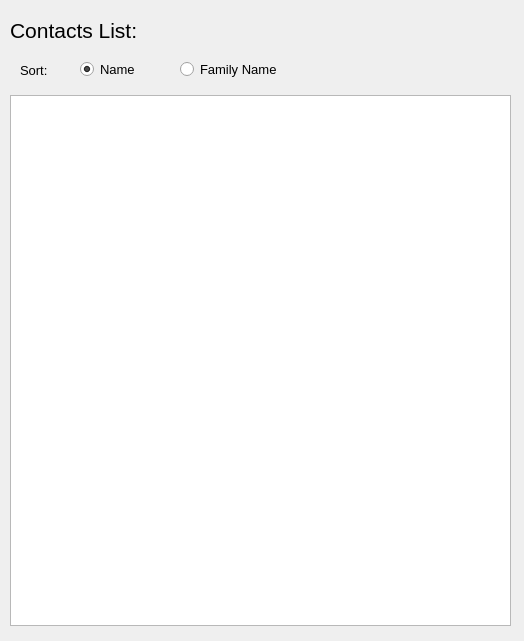
<?xml version="1.0" encoding="UTF-8"?>
<ui version="4.0">
 <class>List</class>
 <widget class="QDialog" name="List">
  <property name="geometry">
   <rect>
    <x>0</x>
    <y>0</y>
    <width>524</width>
    <height>641</height>
   </rect>
  </property>
  <property name="windowTitle">
   <string>Dialog</string>
  </property>
  <widget class="QTextBrowser" name="textBrowser">
   <property name="geometry">
    <rect>
     <x>10</x>
     <y>95</y>
     <width>501</width>
     <height>531</height>
    </rect>
   </property>
  </widget>
  <widget class="QLabel" name="label">
   <property name="geometry">
    <rect>
     <x>10</x>
     <y>10</y>
     <width>400</width>
     <height>41</height>
    </rect>
   </property>
   <property name="font">
    <font>
     <pointsize>16</pointsize>
    </font>
   </property>
   <property name="text">
    <string>Contacts List:</string>
   </property>
  </widget>
  <widget class="QRadioButton" name="radioButton_Family">
   <property name="geometry">
    <rect>
     <x>180</x>
     <y>60</y>
     <width>121</width>
     <height>19</height>
    </rect>
   </property>
   <property name="font">
    <font>
     <pointsize>10</pointsize>
    </font>
   </property>
   <property name="text">
    <string>Family Name</string>
   </property>
  </widget>
  <widget class="QRadioButton" name="radioButton_name">
   <property name="geometry">
    <rect>
     <x>80</x>
     <y>60</y>
     <width>88</width>
     <height>19</height>
    </rect>
   </property>
   <property name="font">
    <font>
     <pointsize>10</pointsize>
    </font>
   </property>
   <property name="text">
    <string>Name</string>
   </property>
   <property name="checked">
    <bool>true</bool>
   </property>
  </widget>
  <widget class="QLabel" name="label_2">
   <property name="geometry">
    <rect>
     <x>20</x>
     <y>50</y>
     <width>71</width>
     <height>41</height>
    </rect>
   </property>
   <property name="font">
    <font>
     <pointsize>10</pointsize>
    </font>
   </property>
   <property name="text">
    <string>Sort:</string>
   </property>
  </widget>
 </widget>
 <tabstops>
  <tabstop>radioButton_name</tabstop>
  <tabstop>radioButton_Family</tabstop>
  <tabstop>textBrowser</tabstop>
 </tabstops>
 <resources/>
 <connections/>
</ui>
